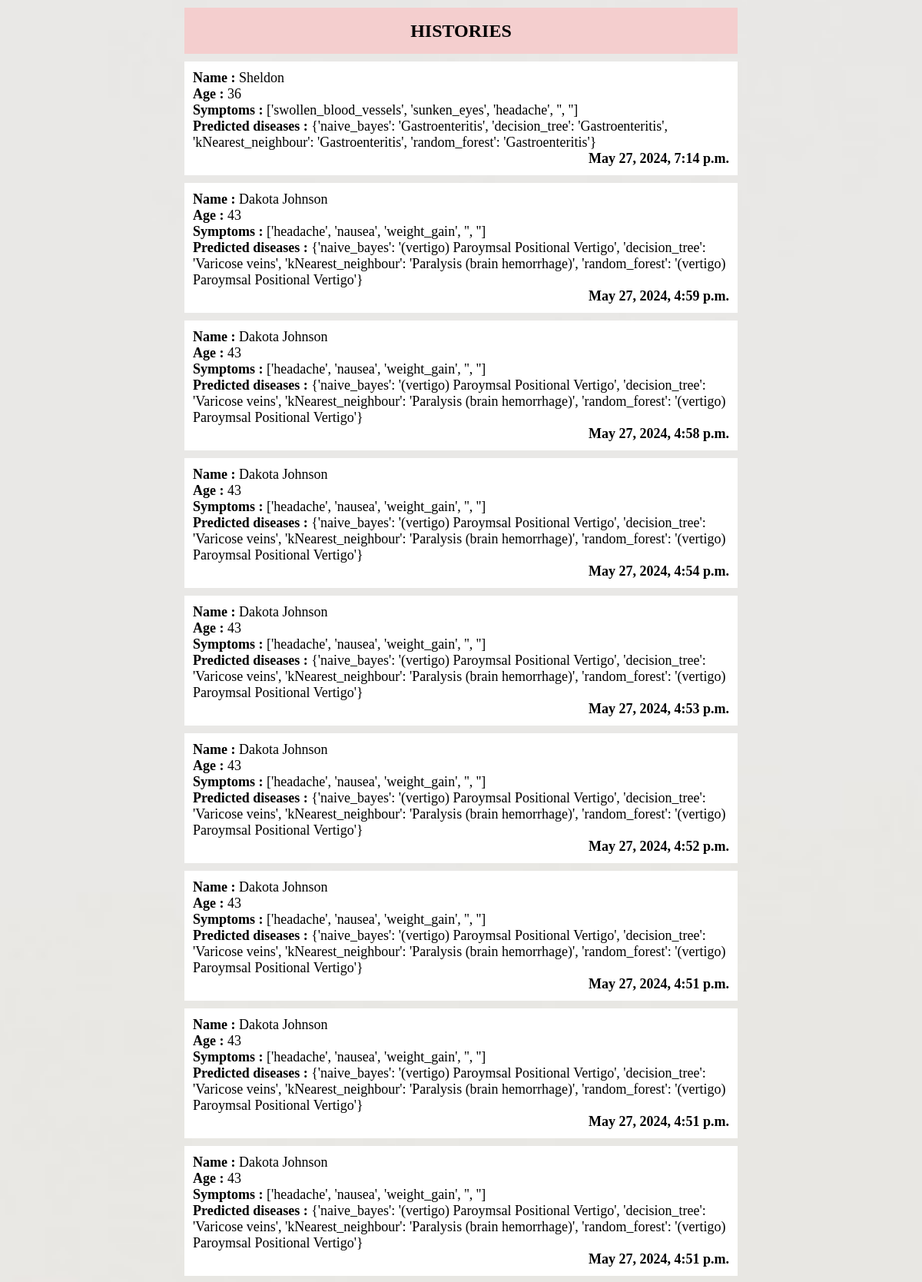
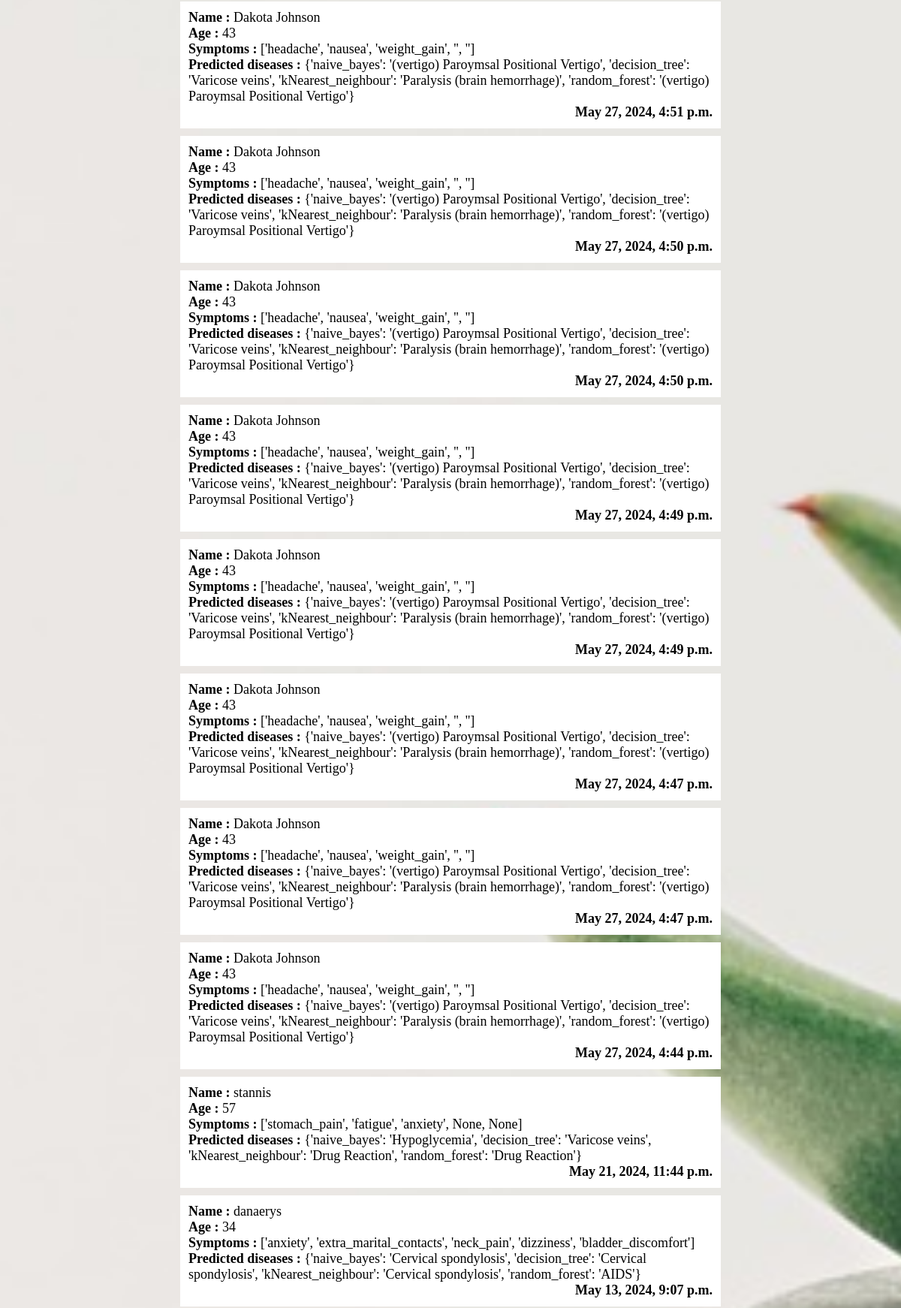
The page /history/ (upper part) on the database its author committed (2 pictures, top to bottom).
### predict/models.py (models this page shows, shortened)
class History(models.Model):
    name = models.CharField(max_length=100,null=False,blank=False)
    age = models.IntegerField(null=False,blank=False)
    symptoms = models.TextField()
    predicted_disease = models.TextField()
    timestamp = models.DateTimeField(auto_now_add=True)

### predict/views.py (the view)
# urls.py: path('history/',printHistory,name='history'),
def printHistory(request):
    histories = History.objects.all().order_by('-timestamp')
    return render(request,'history.html',{'histories':histories})

### templates/history.html (shortened to what this page needs)
<!DOCTYPE html>
{% load static %}
<html lang="en">
  <head>
  </head>
  <body>
    <div class="history_list">
      <div class="heading"><h2>HISTORIES</h2></div>
      {% for history in histories %}
      <div class="history">
        <div class="name"><b>Name :</b> {{history.name}}</div>
        <div class="age"><b>Age : </b>{{history.age}}</div>
        <div class="symptoms"><b>Symptoms :</b> {{history.symptoms}}</div>
        <div class="prediction">
          <b>Predicted diseases :</b> {{history.predicted_disease}}
        </div>
        <div class="timestamp"><b>{{history.timestamp}}</b></div>
      </div>
      {% endfor %}
    </div>
  </body>
</html>

### rows shown on the page
History: name "Sheldon", age "36", symptoms "['swollen_blood_vessels', 'sunken_eyes', 'headache', '', '']", predicted_disease "{'naive_bayes': 'Gastroenteritis', 'decision_tree': 'Gastroenteritis', 'kNearest_neighbour': 'Gastroenteritis', 'random_forest': 'Gastroenteritis'}", timestamp "May 27, 2024, 7:14 p.m."
History: name "Dakota Johnson", age "43", symptoms "['headache', 'nausea', 'weight_gain', '', '']", predicted_disease "{'naive_bayes': '(vertigo) Paroymsal Positional Vertigo', 'decision_tree': 'Varicose veins', 'kNearest_neighbour': 'Paralysis (brain hemorrhage)', 'random_forest': '(vertigo) Paroymsal Positional Vertigo'}", timestamp "May 27, 2024, 4:59 p.m."
History: name "Dakota Johnson", age "43", symptoms "['headache', 'nausea', 'weight_gain', '', '']", predicted_disease "{'naive_bayes': '(vertigo) Paroymsal Positional Vertigo', 'decision_tree': 'Varicose veins', 'kNearest_neighbour': 'Paralysis (brain hemorrhage)', 'random_forest': '(vertigo) Paroymsal Positional Vertigo'}", timestamp "May 27, 2024, 4:58 p.m."
History: name "Dakota Johnson", age "43", symptoms "['headache', 'nausea', 'weight_gain', '', '']", predicted_disease "{'naive_bayes': '(vertigo) Paroymsal Positional Vertigo', 'decision_tree': 'Varicose veins', 'kNearest_neighbour': 'Paralysis (brain hemorrhage)', 'random_forest': '(vertigo) Paroymsal Positional Vertigo'}", timestamp "May 27, 2024, 4:54 p.m."
History: name "Dakota Johnson", age "43", symptoms "['headache', 'nausea', 'weight_gain', '', '']", predicted_disease "{'naive_bayes': '(vertigo) Paroymsal Positional Vertigo', 'decision_tree': 'Varicose veins', 'kNearest_neighbour': 'Paralysis (brain hemorrhage)', 'random_forest': '(vertigo) Paroymsal Positional Vertigo'}", timestamp "May 27, 2024, 4:53 p.m."
History: name "Dakota Johnson", age "43", symptoms "['headache', 'nausea', 'weight_gain', '', '']", predicted_disease "{'naive_bayes': '(vertigo) Paroymsal Positional Vertigo', 'decision_tree': 'Varicose veins', 'kNearest_neighbour': 'Paralysis (brain hemorrhage)', 'random_forest': '(vertigo) Paroymsal Positional Vertigo'}", timestamp "May 27, 2024, 4:52 p.m."
History: name "Dakota Johnson", age "43", symptoms "['headache', 'nausea', 'weight_gain', '', '']", predicted_disease "{'naive_bayes': '(vertigo) Paroymsal Positional Vertigo', 'decision_tree': 'Varicose veins', 'kNearest_neighbour': 'Paralysis (brain hemorrhage)', 'random_forest': '(vertigo) Paroymsal Positional Vertigo'}", timestamp "May 27, 2024, 4:51 p.m."
History: name "Dakota Johnson", age "43", symptoms "['headache', 'nausea', 'weight_gain', '', '']", predicted_disease "{'naive_bayes': '(vertigo) Paroymsal Positional Vertigo', 'decision_tree': 'Varicose veins', 'kNearest_neighbour': 'Paralysis (brain hemorrhage)', 'random_forest': '(vertigo) Paroymsal Positional Vertigo'}", timestamp "May 27, 2024, 4:51 p.m."
History: name "Dakota Johnson", age "43", symptoms "['headache', 'nausea', 'weight_gain', '', '']", predicted_disease "{'naive_bayes': '(vertigo) Paroymsal Positional Vertigo', 'decision_tree': 'Varicose veins', 'kNearest_neighbour': 'Paralysis (brain hemorrhage)', 'random_forest': '(vertigo) Paroymsal Positional Vertigo'}", timestamp "May 27, 2024, 4:51 p.m."
History: name "Dakota Johnson", age "43", symptoms "['headache', 'nausea', 'weight_gain', '', '']", predicted_disease "{'naive_bayes': '(vertigo) Paroymsal Positional Vertigo', 'decision_tree': 'Varicose veins', 'kNearest_neighbour': 'Paralysis (brain hemorrhage)', 'random_forest': '(vertigo) Paroymsal Positional Vertigo'}", timestamp "May 27, 2024, 4:51 p.m."
History: name "Dakota Johnson", age "43", symptoms "['headache', 'nausea', 'weight_gain', '', '']", predicted_disease "{'naive_bayes': '(vertigo) Paroymsal Positional Vertigo', 'decision_tree': 'Varicose veins', 'kNearest_neighbour': 'Paralysis (brain hemorrhage)', 'random_forest': '(vertigo) Paroymsal Positional Vertigo'}", timestamp "May 27, 2024, 4:50 p.m."
History: name "Dakota Johnson", age "43", symptoms "['headache', 'nausea', 'weight_gain', '', '']", predicted_disease "{'naive_bayes': '(vertigo) Paroymsal Positional Vertigo', 'decision_tree': 'Varicose veins', 'kNearest_neighbour': 'Paralysis (brain hemorrhage)', 'random_forest': '(vertigo) Paroymsal Positional Vertigo'}", timestamp "May 27, 2024, 4:50 p.m."
History: name "Dakota Johnson", age "43", symptoms "['headache', 'nausea', 'weight_gain', '', '']", predicted_disease "{'naive_bayes': '(vertigo) Paroymsal Positional Vertigo', 'decision_tree': 'Varicose veins', 'kNearest_neighbour': 'Paralysis (brain hemorrhage)', 'random_forest': '(vertigo) Paroymsal Positional Vertigo'}", timestamp "May 27, 2024, 4:49 p.m."
History: name "Dakota Johnson", age "43", symptoms "['headache', 'nausea', 'weight_gain', '', '']", predicted_disease "{'naive_bayes': '(vertigo) Paroymsal Positional Vertigo', 'decision_tree': 'Varicose veins', 'kNearest_neighbour': 'Paralysis (brain hemorrhage)', 'random_forest': '(vertigo) Paroymsal Positional Vertigo'}", timestamp "May 27, 2024, 4:49 p.m."
History: name "Dakota Johnson", age "43", symptoms "['headache', 'nausea', 'weight_gain', '', '']", predicted_disease "{'naive_bayes': '(vertigo) Paroymsal Positional Vertigo', 'decision_tree': 'Varicose veins', 'kNearest_neighbour': 'Paralysis (brain hemorrhage)', 'random_forest': '(vertigo) Paroymsal Positional Vertigo'}", timestamp "May 27, 2024, 4:47 p.m."
History: name "Dakota Johnson", age "43", symptoms "['headache', 'nausea', 'weight_gain', '', '']", predicted_disease "{'naive_bayes': '(vertigo) Paroymsal Positional Vertigo', 'decision_tree': 'Varicose veins', 'kNearest_neighbour': 'Paralysis (brain hemorrhage)', 'random_forest': '(vertigo) Paroymsal Positional Vertigo'}", timestamp "May 27, 2024, 4:47 p.m."
History: name "Dakota Johnson", age "43", symptoms "['headache', 'nausea', 'weight_gain', '', '']", predicted_disease "{'naive_bayes': '(vertigo) Paroymsal Positional Vertigo', 'decision_tree': 'Varicose veins', 'kNearest_neighbour': 'Paralysis (brain hemorrhage)', 'random_forest': '(vertigo) Paroymsal Positional Vertigo'}", timestamp "May 27, 2024, 4:44 p.m."
History: name "stannis", age "57", symptoms "['stomach_pain', 'fatigue', 'anxiety', None, None]", predicted_disease "{'naive_bayes': 'Hypoglycemia', 'decision_tree': 'Varicose veins', 'kNearest_neighbour': 'Drug Reaction', 'random_forest': 'Drug Reaction'}", timestamp "May 21, 2024, 11:44 p.m."
History: name "danaerys", age "34", symptoms "['anxiety', 'extra_marital_contacts', 'neck_pain', 'dizziness', 'bladder_discomfort']", predicted_disease "{'naive_bayes': 'Cervical spondylosis', 'decision_tree': 'Cervical spondylosis', 'kNearest_neighbour': 'Cervical spondylosis', 'random_forest': 'AIDS'}", timestamp "May 13, 2024, 9:07 p.m."
